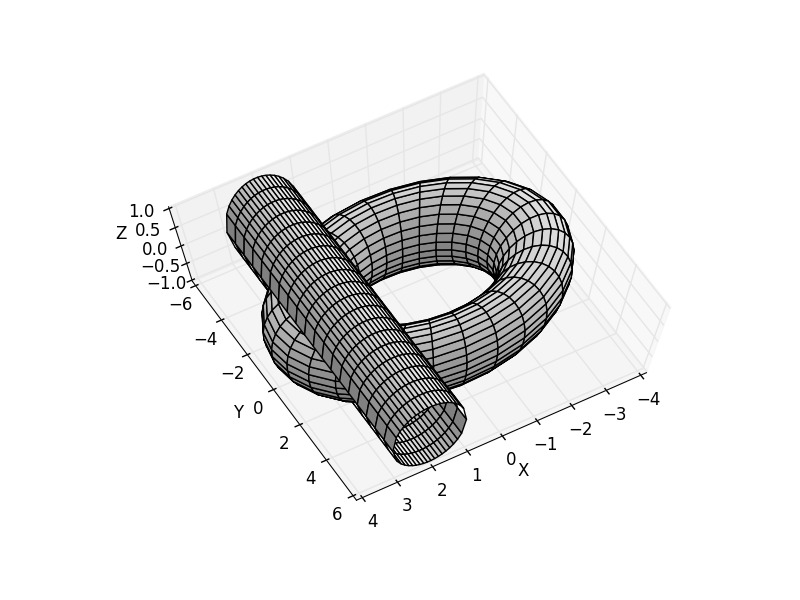

Recreate this plot in Python.
import numpy as np
from mpl_toolkits.mplot3d import Axes3D
import matplotlib.pyplot as plt
from mpl_toolkits.mplot3d import axes3d

#primer plot, toro
angulo = np.linspace(0, 2 * np.pi, 30)
theta, phi = np.meshgrid(angulo, angulo)
r, R = 1., 3.
X = (R + r * np.cos(phi)) * np.cos(theta)
Y = (R + r * np.cos(phi)) * np.sin(theta)
Z = r * np.sin(phi)

fig = plt.figure(1)
fig.clf()
ax = fig.add_subplot(111, projection='3d')
ax.plot_surface(X, Y, Z, color = 'w', rstride = 1, cstride = 1)

#segundo plot, cilindro
x = np.linspace(1, 3, 20)
xc = x - 2
y = np.linspace(-6, 6, 20)
Xc, Yc = np.meshgrid(xc, y)
X = np.meshgrid(x)
Zc = np.sqrt(1.0 - Xc**2.0)

ax.plot_surface(X, Yc, -Zc, color = 'w', rstride = 1, cstride = 1)
ax.plot_surface(X, Yc, Zc, color = 'w', rstride = 1, cstride = 1)
ax.set_xlabel("X")
ax.set_ylabel("Y")
ax.set_zlabel("Z")

ax.view_init(elev = 75, azim = 60)
plt.show()
plt.draw()
plt.savefig('volumen.png')
